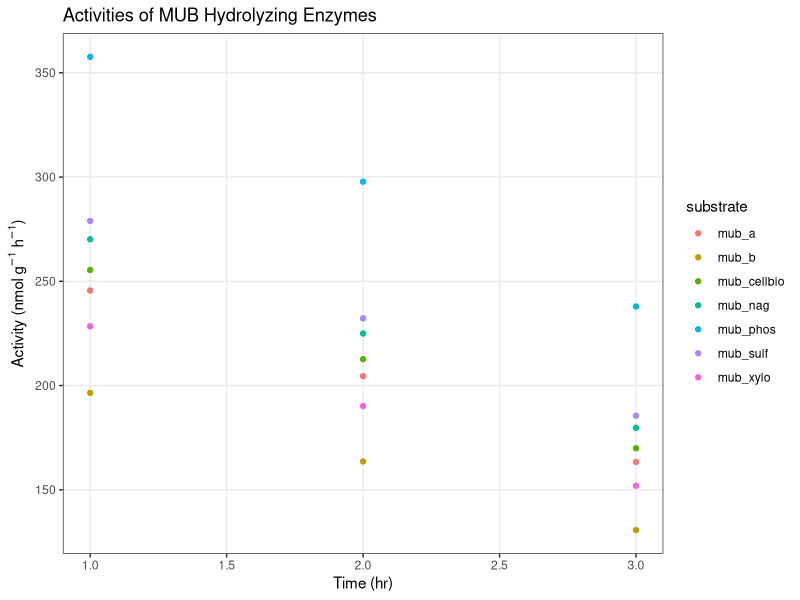
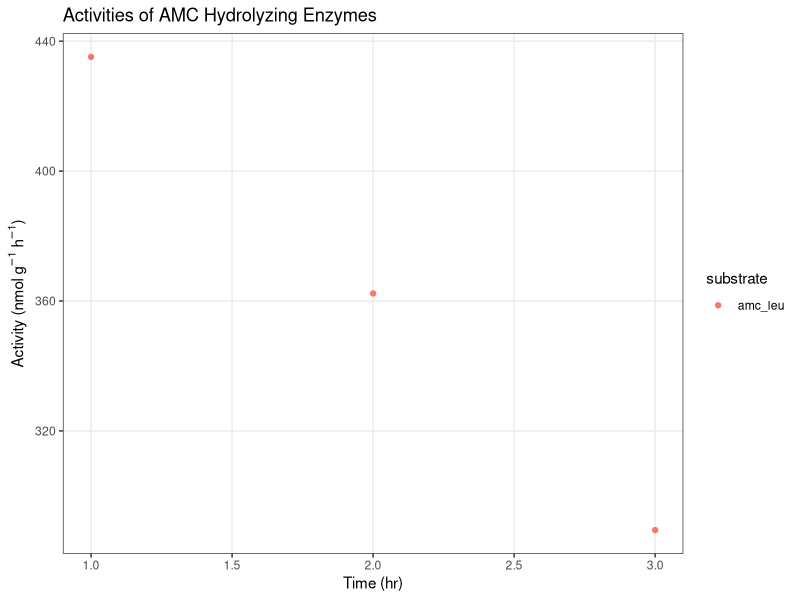

These figures' R source, in order:
## ---- chunk 1
library(tidyverse)

df <- read_csv("PPEE_test_2.csv")
df1 <- read_csv("PPEE_test_2.csv")
meta <- read_csv("metadata.csv")
## ---- chunk 2
extract_slope <- function(df, substrate) {
  
  std_lm <- lm(area ~ conc, data = df[[3]][[1]])
  
  std_cf <- coef(std_lm)
  
  std_slope <- std_cf[2]
}
## ---- chunk 3
quench_fxn <- function(df) {
  
  df <- df %>% select(-data) %>%
    pivot_wider(names_from = type, values_from = slope) 
  
  df_quench <- df %>% mutate(quench_coef = standard_homog / standard_buff)
  
  df_quench
}
## ---- chunk 4
emis_fxn <- function(df, meta_df) {
  
  assay_vol <- meta %>% filter(type == "assay_volume")
  
  df_emis <- df %>% mutate(emis_coef = standard_homog /assay_vol$value)
  
  df_emis
}
## ---- chunk 5
calc_net_fluor <- function(df, df_ref, ctrl_homog){
  
  pivoted <- df %>% 
    pivot_wider(names_from = type, values_from = area)

  net_pivoted <- pivoted %>% mutate(net_fluor = ((live - ctrl_homog) / df_ref$quench_coef) - ctrl)
  net_pivoted
}
## ---- chunk 6
calc_activity <- function(df_net_fluor, ref_df, meta_df){
  
  buffer_vol <- meta_df %>% filter(type == "buffer_volume")
homog_vol <- meta_df %>% filter(type == "homogenate_volume")
soil_mass <- meta_df %>% filter(type == "soil_mass")

activity_df <- df_net_fluor %>% mutate(activity = ((net_fluor * buffer_vol$value) /
                                                    ref_df$emis_coef * homog_vol$value * soil_mass$value))
activity_df
}
## ---- chunk 7
df_stds_mub <- df %>% filter(substrate == "mub_std") %>% group_by(type, time) %>% nest()
df_stds_amc <- df %>% filter(substrate == "amc_std") %>% group_by(type, time) %>% nest()
## ---- chunk 8
df_stds_slope_mub <- df_stds_mub %>% mutate(slope = extract_slope(df_stds_mub))
df_stds_slope_amc <- df_stds_amc %>% mutate(slope = extract_slope(df_stds_amc))
## ---- chunk 9
df_ref_mub_q <- quench_fxn(df_stds_slope_mub)
df_ref_amc_q <- quench_fxn(df_stds_slope_amc)

df_ref_mub_q_e <- emis_fxn(df_ref_mub_q)
df_ref_amc_q_e <- emis_fxn(df_ref_amc_q)
## ---- chunk 10
live_ctrl_df <- df %>% filter(type == "live" | type == "ctrl")
live_ctrl_df_mub <- live_ctrl_df %>% filter(substrate != "amc_leu")
live_ctrl_df_amc <- live_ctrl_df %>% filter(substrate == "amc_leu")
## ---- chunk 11
df1_filt <- df1 %>% filter(type == "ctrl_homog")
wide_df1_filt <- df1_filt %>%
  pivot_wider(names_from = type, values_from = area)

ctrl_homog <- wide_df1_filt$ctrl_homog
## ---- chunk 12
net_fluor_mub <- calc_net_fluor(live_ctrl_df_mub, df_ref_mub_q, ctrl_homog)
net_fluor_amc <- calc_net_fluor(live_ctrl_df_amc, df_ref_amc_q, ctrl_homog)
## ---- chunk 13
activity_mub <- calc_activity(net_fluor_mub, df_ref_mub_q_e, meta)
activity_amc <- calc_activity(net_fluor_amc, df_ref_amc_q_e, meta)

activity_mub_clean <- activity_mub %>% select(substrate, time, activity)
activity_amc_clean <- activity_amc %>% select(substrate, time, activity)
## ---- chunk 14
activity_mub %>% ggplot(aes(x = time, y = activity, fill = substrate, color = substrate)) +
  geom_point() +
  ylab(bquote('Activity (nmol'  ~g^-1~h^-1*')')) +
  xlab(label = "Time (hr)") +
  ggtitle(label = "Activities of MUB Hydrolyzing Enzymes") +
  theme_bw() +
  theme(panel.grid.minor = element_blank())
## ---- chunk 15
activity_amc %>% ggplot(aes(x = time, y = activity, fill = substrate, color = substrate)) +
  geom_point() +
  ylab(bquote('Activity (nmol'  ~g^-1~h^-1*')')) +
  xlab(label = "Time (hr)") +
  ggtitle(label = "Activities of AMC Hydrolyzing Enzymes") +
  theme_bw() +
  theme(panel.grid.minor = element_blank())
